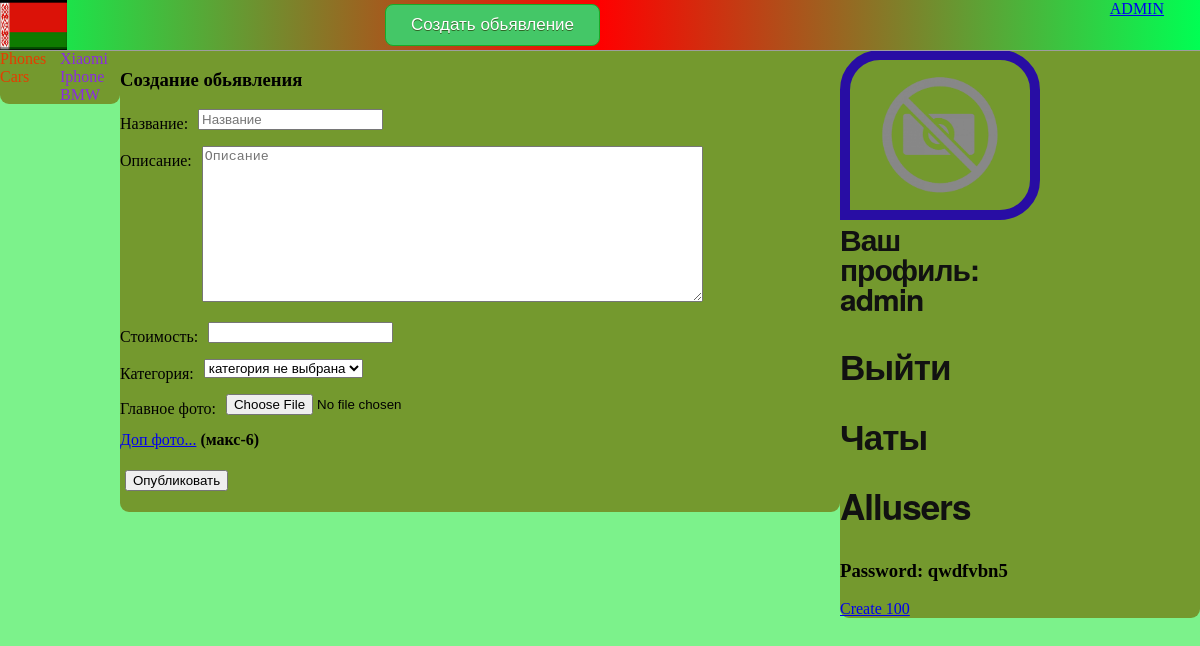
The page /create/ (signed in) on the database its author committed.
### svoy01/models.py (models this page shows)
class Category(MPTTModel):
    name = models.CharField(max_length=50, unique=True)
    parent = TreeForeignKey('self', on_delete=models.CASCADE, blank=True, null=True, related_name='children')
    class MPTTMeta:
        order_insertion_by = ['name']
    class Meta:
        verbose_name = 'Категория'
        verbose_name_plural = 'Категория'
        ordering = ['id']
    def __str__(self):
        return f'{self.name}'
    def get_absolute_url(self):
        return reverse('category', kwargs={'Category_id': self.id})

### svoy01/views.py (the view, shortened to what this page needs)
# urls.py: path('create/', login_required(views.create.as_view()), name='create'),
class create(CreateView):
    model = Product
    form_class = AddPostForm
    context_object_name = "Product"
    template_name = 'svoy01/create.html'
    success_url = reverse_lazy('home')
    def get_context_data(self, *, object_list=None, **kwargs):
        context = super(create, self).get_context_data(**kwargs)
        context['Category'] = Category.objects.all()
        if self.request.POST:
            context['form_images'] = ItemImageFormSet(self.request.POST, self.request.FILES)
        else:
            context['form_images'] = ItemImageFormSet()
        return context

### svoy01/forms.py (shortened to what this page needs)
class AddPostForm(forms.ModelForm):
    def __init__(self, *args, **kwargs):                 # конструктор для поля cat вместо ---- (категория не выбрана)
        super().__init__(*args, **kwargs)
        self.fields['cat'] = forms.ModelChoiceField(queryset=Category.objects.filter(level=1), label="Категория")
        self.fields['cat'].empty_label = "категория не выбрана"
    class Meta:
        model = Product
        fields = ['title', 'text', 'cost', 'cat', 'photo']
        widgets = {
            'title': forms.TextInput(attrs={'class': 'form-input', 'placeholder': 'Название'}),
            'text': forms.Textarea(attrs={'cols': 60, 'rows': 10, 'placeholder': 'Описание'}),
        }

### svoy01/templates/svoy01/create.html (shortened to what this page needs)
{% extends 'svoy01/layout.html' %}
{% block content %}
<h1>Создание обьявления</h1>
<form action="{% url 'create' %}" method="post" enctype="multipart/form-data" >
    {% for f in form %}
    <p><label class="create" for="{{ f.id_for_label }}">{{ f.label }}: </label>{{ f }}</p>
    {% endfor %}
    <a href="javascript:void(0)" id="add_form">Доп фото...</a><h4 style="display:inline;">  (макс-6)</h4>
    <p><button style="margin:5px;" type="submit">Опубликовать</button></p>
</form>
{% endblock %}

### svoy01/templates/svoy01/layout.html (shortened to what this page needs)
{% load mptt_tags %}
{% load static %}
<!DOCTYPE html>
<html lang="en">
<head>
    <link rel="stylesheet" href="{% static 'svoy01/css/styles.css' %}">
    <link rel="stylesheet" href="https://cdnjs.cloudflare.com/ajax/libs/font-awesome/4.7.0/css/font-awesome.min.css">
</head>
<body class="body">
<nav class="header">
    <a style="position: absolute; right: 3%;" href="{% url 'admin' %}">ADMIN</a>
    {% if user.is_authenticated %}
        <a class="admin" href="{% url 'create' %}">Создать обьявление</a>
    {% endif %}
    <a href="{% url 'home' %}"><img style=" width: auto; height: 50px;" src="{% static 'svoy01/images/belarus.jpg' %}"></a>
</nav>
<section>
    <section class="sec1">
        <div id="app">
            <section style="width:50%; margin: 0px; float:left;">
            {% for c in Category %}
                {% if c.level == 0 %}
                        <div class="cat" v-on:click="counter = {{ c.id }}">{{ c }}</div>
                {% endif %}
            {% endfor %}
            </section>
            <section style="width:50%; margin: 0px; float:right;">
            {% for c in Category %}
                {% if c.level == 1 %}
                    <a class="subcat" v-if="counter == {{ c.parent_id }}"  href="{{ c.get_absolute_url }}">{{ c.name }}</a>
                {% endif %}
            {% endfor %}
            </section>
            </div>
    </section>
        <section class="sec2">
            {% block content %}{% endblock %}
        </section>
    <section class="sec3">
        {% if request.user.is_authenticated %}
            {% if user.profile.photo %}
        <img class="user_img" src="{{ user.profile.photo.url }}"/>
            {% else %}
        <img class="user_img" src="{% static 'svoy01/images/placeholder-1000x1000.png' %}"/>
            {% endif %}
        <a class="text" href="{% url 'area' %}">Ваш профиль: {{ user.username }}</a><a class="text" href="{% url 'logout' %}"><h3>Выйти</h3></a>
        <a class="text" href="{% url 'chats' %}"><h3>Чаты</h3></a>
        <a class="text" href="{% url 'all_users' %}"><h3>Allusers</h3></a>
        {% else %}
        <a class="text" href="{% url 'register' %}"><h3>Регистрация</h3></a><a class="text" href="{% url 'login' %}"><h3>Войти</h3></a>
        {% endif %}
        <h3>Password: qwdfvbn5</h3>
        <a href="{% url 'create_100' %}">Create 100</a>
    </section>
</section>
</body>
</html>

### svoy01/static/svoy01/css/styles.css (style rules this page uses)
.cat { position: relative; color: #e63c00; cursor: pointer; display:block; }
.subcat { position: relative; color: #8A2BE2; cursor: pointer; text-decoration: none; width:20px; display:block; }
.body { background-color: #7cf28b; opacity: 100%; padding:0px; margin: 50px 0px 0px 0px ; }
.header { position: fixed; top:0; width:100%; height:50px; background-color:gray; background: rgb(0,255,83); background: linear-gradient(90deg, rgba(0,255,83,1) 0%, rgba(255,0,0,1) 50%, rgba(0,255,83,1) 100%); border-bottom: 1px solid #9e9e9e; z-index: 2; }
.sec1 { width:10%; float:left; background-color: #74992e; border-radius: 0px 0px 9px 9px; }
.sec2 { width:60%; float:left; background-color:#74992e; border-radius: 0px 0px 9px 9px; }
.sec3 { width:30%; float:right; background-color:#74992e; border-radius: 0px 0px 9px 9px; }
.create { width: auto; text-align: left; float: left; margin-right: 10px; line-height: 30px; }
.user_img { border: 10px solid #280DA4; border-radius: 40px 40px 40px 0px; object-fit: cover; width: 180px; height: 150px; }
.admin { background-color:#44c767; border-radius: 8px; border:1px solid #18ab29; display:inline-block; cursor:pointer; color:#ffffff; font-family:Arial; font-size:17px; padding: 10px 25px; text-decoration:none; text-shadow:0px 1px 0px #2f6627; font-family:Verdana, sans-serif; position: absolute; top: 4px; right: 50%; }
.text { color: #111; font-family: 'Helvetica Neue', sans-serif; font-size: 30px; font-weight: bold; letter-spacing: -1px; line-height: 1; text-align: left; text-decoration: none; transition: 0s; width: 50%; display: block; }

### rows shown on the page
Category: name "Phones"
Category: name "Cars"
Category: name "Xiaomi"
Category: name "Iphone"
Category: name "BMW"

### other values the page prints
{{ f.label }} "Название" "Описание" "Стоимость" "Категория" "Главное фото"
{{ user.username }} "admin"
